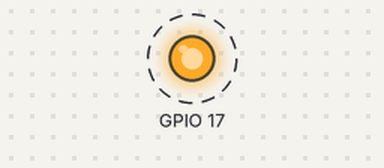
Simulated run of this program. Board: Raspberry Pi (BCM pin numbers). Shown: output pins drawn as LEDs (lit = HIGH). Dashed ring = blinking.

Above: at 0.5 s.
Timing chart, 0 to 4.6 s (numbered marks = the images above):
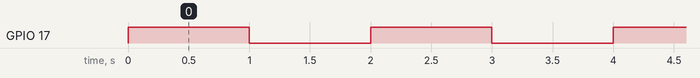

The program:

blink.py
```python
import RPi.GPIO as GPIO    # Import Raspberry Pi GPIO library
from time import sleep     # Import the sleep function from the time module
GPIO.setmode(GPIO.BCM)   # Use physical pin numbering
GPIO.setup(17, GPIO.OUT, initial=GPIO.LOW)   # Set pin 17 to be an output pin and set initial value to low (off)
while True: # Run forever
    GPIO.output(17, GPIO.HIGH) # Turn on
    sleep(1)                  # Sleep for 1 second
    GPIO.output(17, GPIO.LOW)  # Turn off
    sleep(1)                  # Sleep for 1 second
```

Measured:
- by itself, GPIO 17: alternates HIGH for 1.0 s and LOW for 1.0 s
